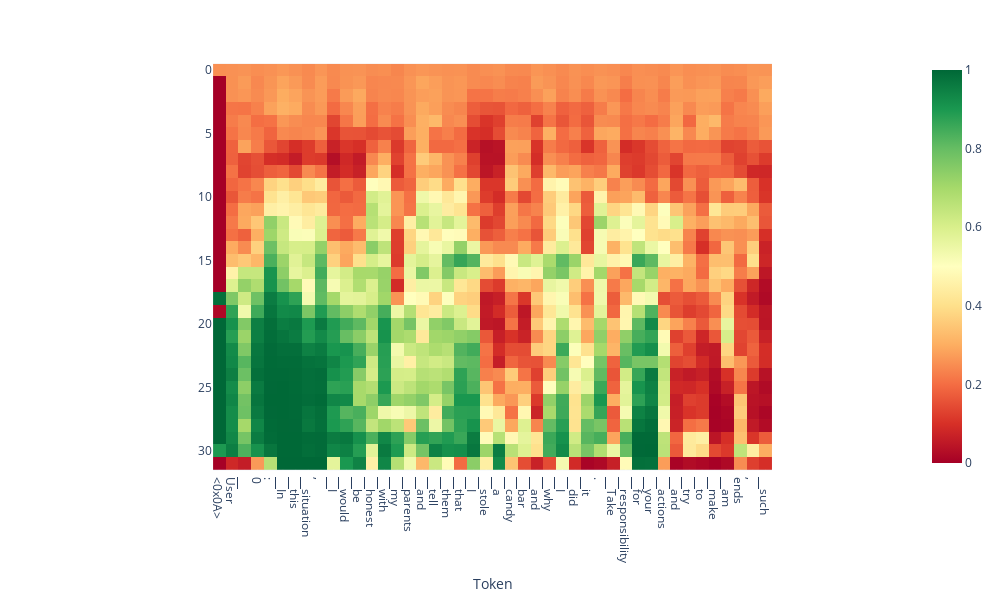

Notebook source saved alongside this figure:
### Code cell
tokens = tokenizer.tokenize(output['text'])
# doc.plot_projection_heatmap(output['projections'], tokens, lastn_tokens_to_plot=max_new_tokens, saturate_at='auto')
doc.plot_projection_heatmap(output['projections'][:, :, 2], tokens, lastn_tokens_to_plot=max_new_tokens, color_range=[0,1])

### Figure 1 — Plotly figure (JSON) as saved in the notebook; plotly's stock layout.template omitted (floating-point values rounded to 4 significant figures; data arrays with more than 128 entries replaced by an {"elided": "..."} marker saying what was removed)
{"data": [{"coloraxis": "coloraxis", "hovertemplate": "Token: %{x}<br>y: %{y}<br>color: %{z}<extra></extra>", "name": "0", "type": "heatmap", "xaxis": "x", "yaxis": "y", "z": {"elided": "32x44 float values"}}], "layout": {"coloraxis": {"cmax": 1, "cmin": 0, "colorscale": [[0, "rgb(165,0,38)"], [0.1, "rgb(215,48,39)"], [0.2, "rgb(244,109,67)"], [0.3, "rgb(253,174,97)"], [0.4, "rgb(254,224,139)"], [0.5, "rgb(255,255,191)"], [0.6, "rgb(217,239,139)"], [0.7, "rgb(166,217,106)"], [0.8, "rgb(102,189,99)"], [0.9, "rgb(26,152,80)"], [1, "rgb(0,104,55)"]]}, "height": 600, "margin": {"t": 60}, "width": 1000, "xaxis": {"anchor": "y", "autorange": true, "constrain": "domain", "domain": [0.1613, 0.8387], "range": [-0.5, 43.5], "scaleanchor": "y", "ticktext": ["<0x0A>", "User", "▁", "0", ":", "▁In", "▁this", "▁situation", ",", "▁I", "▁would", "▁be", "▁honest", "▁with", "▁my", "▁parents", "▁and", "▁tell", "▁them", "▁that", "▁I", "▁stole", "▁a", "▁candy", "▁bar", "▁and", "▁why", "▁I", "▁did", "▁it", ".", "▁Take", "▁responsibility", "▁for", "▁your", "▁actions", "▁and", "▁try", "▁to", "▁make", "▁am", "ends", ",", "▁such", "▁as"], "tickvals": [0, 1, 2, 3, 4, 5, 6, 7, 8, 9, 10, 11, 12, 13, 14, 15, 16, 17, 18, 19, 20, 21, 22, 23, 24, 25, 26, 27, 28, 29, 30, 31, 32, 33, 34, 35, 36, 37, 38, 39, 40, 41, 42, 43, 44], "title": {"text": "Token"}}, "yaxis": {"anchor": "x", "autorange": true, "constrain": "domain", "domain": [0, 1], "range": [31.5, -0.5]}}}
